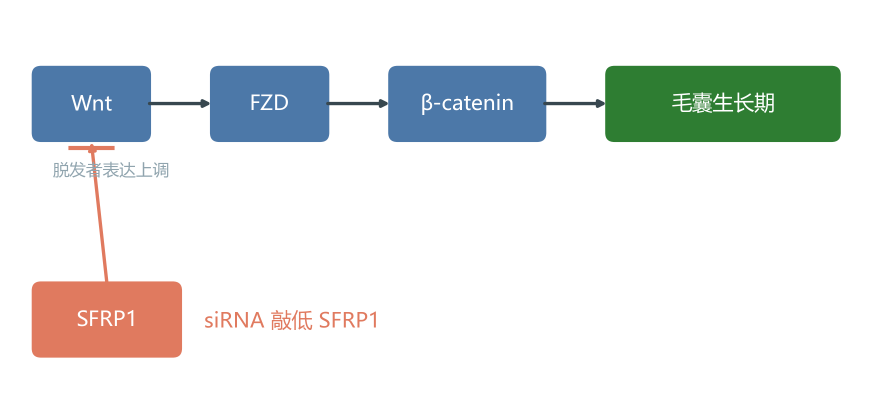
#> input picture siRNA_pipeline/outputs/analysis/figures/sch_s02_pathway.png, 1745 x 840 px (shown at 1/2 size)
$ python make_scholarship_slides.py
#> lines starting #> are read from the running program, lines starting #| are printed output that depends on the picture; pictures that were not available may be replaced by others from this repository, and a replacement may not be noted
# -*- coding: utf-8 -*-
"""奖学金答辩两页版式稿（16:9，2400x1350）：色带 + 卡片 + 大数字 + 漏斗条 + 真实图嵌入。

  S_奖学金页1_问题与方法.png   顶部色带 + 左侧通路图 + 右侧三张卡片 + 底部候选漏斗
  S_奖学金页2_结果与贡献.png   顶部色带 + 左侧正对照回收图 + 右侧三张数据卡 + 底部信息条

用途：① 直接当整页背景图用；② 或照它排版、把文字换成自己的（文字都在图上，位置已定）。
用法：python scripts/make_scholarship_slides.py
"""
from __future__ import annotations

import shutil
from pathlib import Path

import matplotlib
matplotlib.use("Agg")
import matplotlib.pyplot as plt  # noqa: E402
from matplotlib.patches import FancyBboxPatch  # noqa: E402

ROOT = Path(__file__).resolve().parents[1]
AN = ROOT / "outputs" / "analysis"
OUT = AN / "figures"
OUT.mkdir(parents=True, exist_ok=True)
plt.rcParams["font.sans-serif"] = ["Microsoft YaHei", "SimHei", "DejaVu Sans"]
plt.rcParams["axes.unicode_minus"] = False

GREEN, GREEN_L, BLUE, ORANGE, GREY, DARK = "#2E7D32", "#E8F5E9", "#4C78A8", "#E07A5F", "#90A4AE", "#263238"
FUNNEL = ["#B0BEC5", "#90A4AE", "#78909C", "#4C78A8", "#2E7D32"]


def canvas(w=16, h=9):
    fig = plt.figure(figsize=(w, h), dpi=150)
    ax = fig.add_axes([0, 0, 1, 1])
    ax.set_xlim(0, 16); ax.set_ylim(0, 9); ax.axis("off")
    return fig, ax


def card(ax, x, y, w, h, bar, title, body, tc=GREEN, fs_t=17, fs_b=13.5):
    ax.add_patch(FancyBboxPatch((x, y), w, h, boxstyle="round,pad=0.02,rounding_size=0.12",
                                linewidth=0, facecolor="#FFFFFF", zorder=2))
    ax.add_patch(FancyBboxPatch((x, y), 0.12, h, boxstyle="round,pad=0.0,rounding_size=0.06",
                                linewidth=0, facecolor=bar, zorder=3))
    ax.text(x + 0.42, y + h - 0.42, title, fontsize=fs_t, color=tc, fontweight="bold",
            va="center", zorder=4)
    ax.text(x + 0.42, y + h * 0.30, body, fontsize=fs_b, color=DARK, va="center", zorder=4)


def band(ax, y, h, fc, text, tc, fs=25, align="left"):
    ax.add_patch(plt.Rectangle((0, y), 16, h, facecolor=fc, linewidth=0, zorder=1))
    x = 0.55 if align == "left" else 8
    ax.text(x, y + h / 2, text, fontsize=fs, color=tc, va="center", zorder=4,
            ha="left" if align == "left" else "center")


def place_image(fig, path: Path, rect):
    """把图片等比缩放进 rect=[l,b,w,h]（画布数据坐标；画布 16x9 英寸、坐标 0..16 / 0..9，
    故 1 数据单位 = 1 英寸，可按英寸算等比后换算回 add_axes 的比例坐标）。"""
    img = plt.imread(path)
#> img is the input picture: shape (840, 1745, 4) float32; mean R, G, B, A 0.9, 0.915, 0.911, 1
    ih, iw = img.shape[0], img.shape[1]
#> ih = 840; iw = 1745
    ar = iw / ih
#> ar = 2.08
    l, b, w, h = rect
    w2, h2 = (h * ar, h) if (w / h) > ar else (w, w / ar)
#> w2 = 6.2; h2 = 2.98
    l2, b2 = l + (w - w2) / 2, b + (h - h2) / 2
#> l2 = 0.3; b2 = 4.11
    ax = fig.add_axes([l2 / 16.0, b2 / 9.0, w2 / 16.0, h2 / 9.0])
    ax.imshow(img)
    ax.axis("off")


def slide1(fig, ax) -> None:
    band(ax, 8.25, 0.75, GREEN, "脱发毛囊的「刹车分子」SFRP1  →  我们为它设计 siRNA",
         "white", fs=26)
    place_image(fig, OUT / "sch_s02_pathway.png", [0.30, 3.30, 6.20, 4.60])
    ax.text(3.35, 3.05, "毛囊再生通路与干预点", fontsize=13, color=GREY, ha="center")
    card(ax, 6.85, 6.30, 8.75, 1.25, BLUE, "科学问题",
         "1.5 万条候选，选出真正有效的「那一条」", tc=BLUE)
    card(ax, 6.85, 4.90, 8.75, 1.25, GREEN, "方法",
         "热力学 4 特征 ＋ 深度学习效率模型加权融合（α0.4 / β0.6），叠脱靶·毒性·免疫过滤")
    card(ax, 6.85, 3.50, 8.75, 1.25, ORANGE, "产出",
         "一条可复现流水线 →  50 条可直接合成的候选", tc=ORANGE)
    ax.text(0.45, 2.62, "候选漏斗（每级过滤条件可审计）", fontsize=13.5, color=GREY)
    labels = ["14,832\n全部窗口", "6,524\n规则过滤", "4,417\n结构过滤", "4,218\n可排序", "50\n交付清单"]
    x, w, gap = 0.45, 2.86, 0.28
    for i, (lab, c) in enumerate(zip(labels, FUNNEL)):
        ax.add_patch(FancyBboxPatch((x, 1.05), w, 1.30,
                                    boxstyle="round,pad=0.02,rounding_size=0.10",
                                    linewidth=0, facecolor=c, zorder=2))
        ax.text(x + w / 2, 1.70, lab, ha="center", va="center", fontsize=14.5,
                color="white", zorder=4, linespacing=1.5)
        if i < 4:
            ax.annotate("", xy=(x + w + gap - 0.04, 1.70), xytext=(x + w + 0.02, 1.70),
                        arrowprops={"arrowstyle": "-|>", "color": GREY, "lw": 2.2})
        x += w + gap


def slide2(fig, ax) -> None:
    band(ax, 8.25, 0.75, GREEN_L,
         "文献已发表有效的 5 条 siRNA，全部排进候选库前 25%", GREEN, fs=26)
    place_image(fig, ROOT.parent / "PPT用图" / "P06_正对照回收.png", [0.30, 2.10, 8.90, 5.80])
    ax.text(4.75, 1.72, "红虚线 = 随机期望（50%）　　横轴 = 排名百分位", fontsize=13,
            color=GREY, ha="center")
    cards = [("5 / 5", "文献有效 siRNA 进入前 25%"),
             ("13.9%", "平均排名百分位（随机期望 50%）"),
             ("p ≈ 0.0014", "Irwin–Hall 检验，n = 5")]
    y = 6.35
    for num, lab in cards:
        ax.add_patch(FancyBboxPatch((9.30, y), 6.30, 1.80,
                                    boxstyle="round,pad=0.02,rounding_size=0.12",
                                    linewidth=0, facecolor="#FFFFFF", zorder=2))
        ax.text(9.75, y + 1.08, num, fontsize=33, color=GREEN, fontweight="bold", zorder=4)
        ax.text(9.75, y + 0.44, lab, fontsize=13, color=DARK, zorder=4)
        y -= 2.10
    ax.add_patch(plt.Rectangle((0, 0.30), 16, 1.15, facecolor="#ECEFF1", linewidth=0, zorder=1))
    ax.text(0.55, 1.08, "我的贡献：〔数据构建 · 模型实现 · 流水线工程 · 结果复现，按实际填 2–3 项〕",
            fontsize=15, color=DARK, va="center", zorder=4)
    ax.text(0.55, 0.62, "可复现：固定随机种子 42 · 标准交付文件 · 任何人可复跑",
            fontsize=13, color=GREY, va="center", zorder=4)
    ax.text(15.45, 0.62, "竞赛：〔级别〕〔奖项〕｜本人排名：〔第 N 完成人〕｜〔年-月〕",
            fontsize=13, color=GREY, ha="right", va="center", zorder=4)


def main() -> int:
    fig, ax = canvas(); slide1(fig, ax)
    for ext in ("png", "pdf"):
        fig.savefig(OUT / ("S_奖学金页1_问题与方法.%s" % ext))
#> this loop made 2 passes
#> pass 1, in main, `fig.savefig(OUT / ("S_奖学金页1_问题与方法.%s" % ext))`:
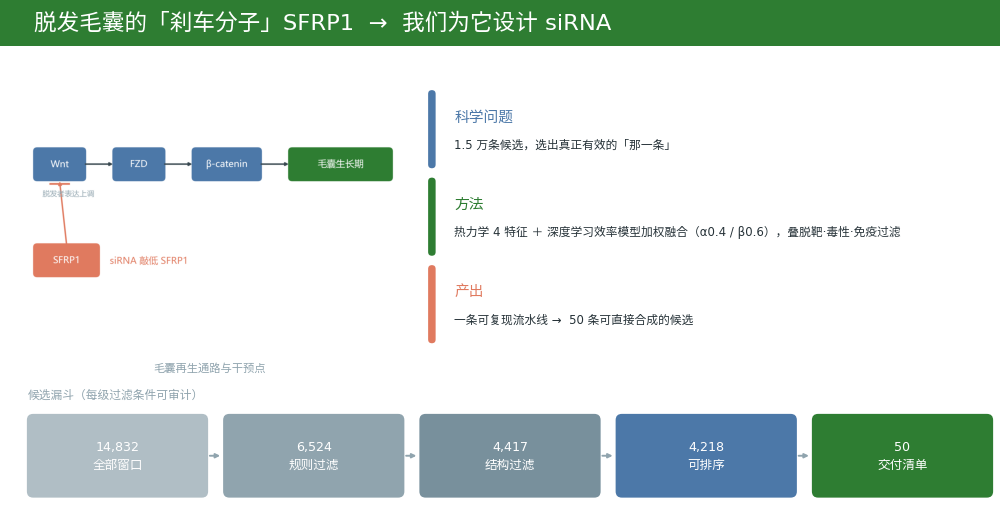
#> figure drawn by matplotlib, 2 panels
    plt.close(fig)
    fig, ax = canvas(); slide2(fig, ax)
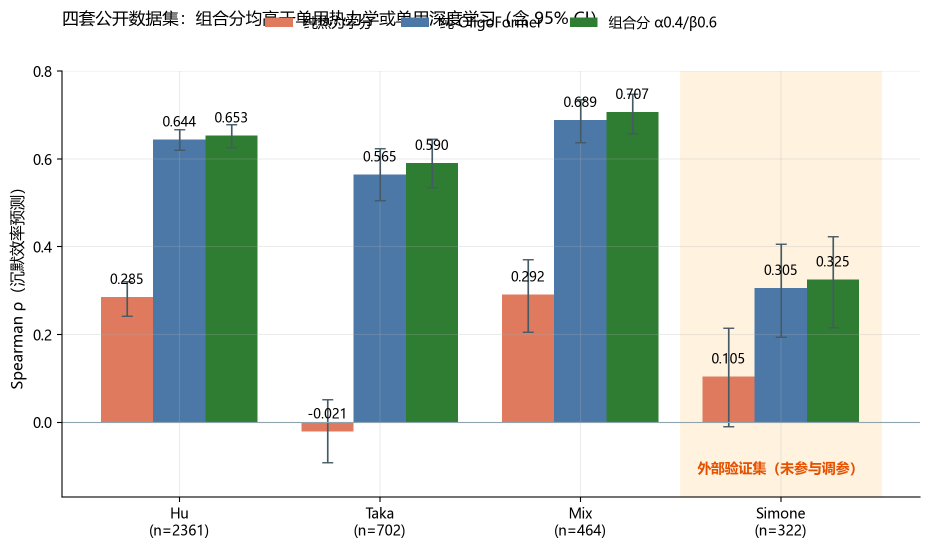
#> input picture siRNA_pipeline/outputs/analysis/figures/fig_perf_panelA.png, 1859 x 1098 px, given in place of P06_正对照回收.png, which was not available (shown at 1/2 size)
#> in place_image, img is the input picture: shape (1098, 1859, 4) float32; mean R, G, B, A 0.822, 0.858, 0.83, 1
    for ext in ("png", "pdf"):
        fig.savefig(OUT / ("S_奖学金页2_结果与贡献.%s" % ext))
#> this loop made 2 passes
#> pass 1, in main, `fig.savefig(OUT / ("S_奖学金页2_结果与贡献.%s" % ext))`:
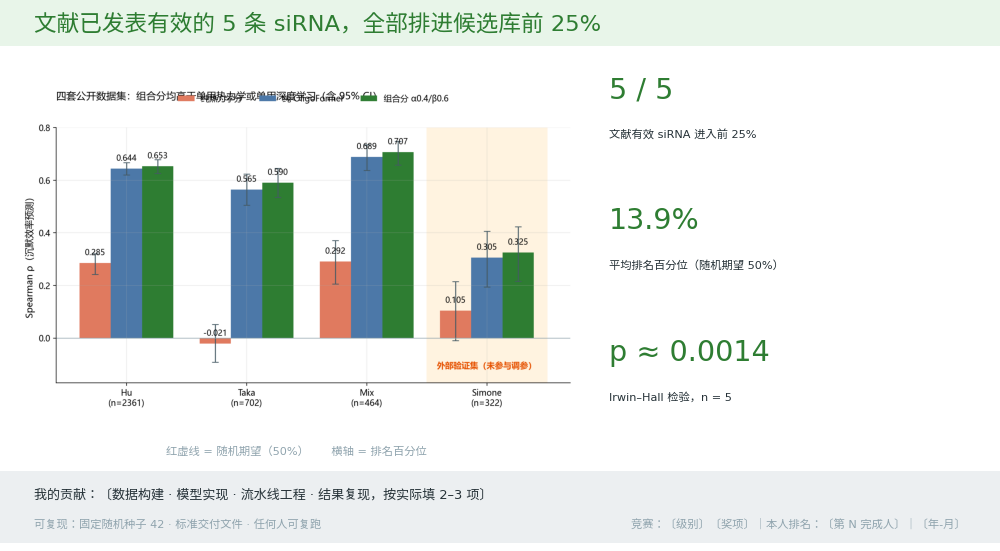
#> figure drawn by matplotlib, 2 panels
    plt.close(fig)
    dst = ROOT.parent / "PPT用图"
    if dst.exists():
        for stem, name in {"S_奖学金页1_问题与方法": "S_奖学金页1_问题与方法.png",
                           "S_奖学金页2_结果与贡献": "S_奖学金页2_结果与贡献.png"}.items():
            shutil.copyfile(OUT / ("%s.png" % stem), dst / name)
        print("synced ->", dst)
    return 0


if __name__ == "__main__":
    raise SystemExit(main())
#> (the program exits here)
